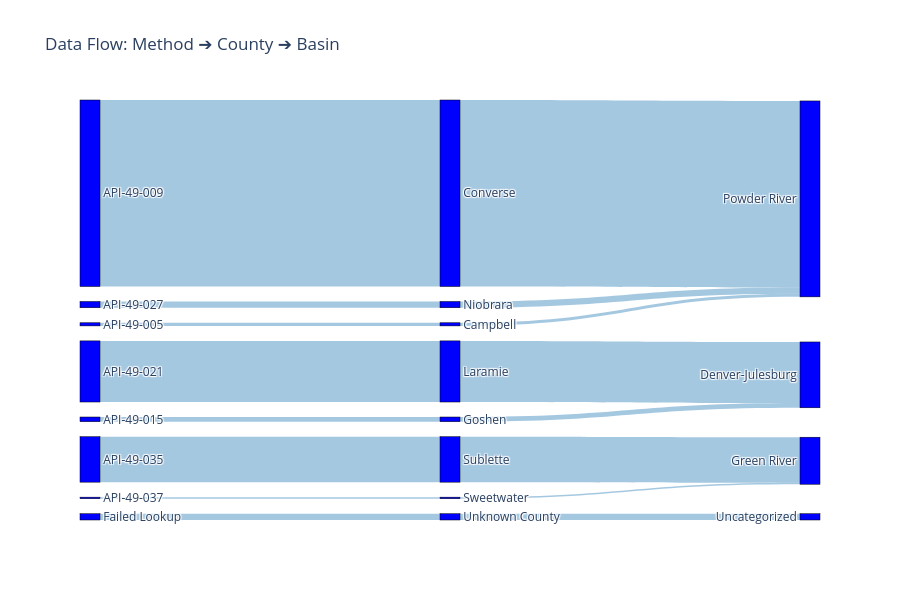

The cell this chart's notebook holds for it:
### Markdown cell above
### Analysis and Visualization
This final section loads all the tracking data from the Parquet files, processes it, and generates a Sankey diagram to visualize how files were categorized.

### Code cell
import polars as pl
import plotly.graph_objects as go

# 1. Load Data using Polars
all_tracking_files = list(LOG_DIR.glob('*.parquet'))

if not all_tracking_files:
    print("No tracking files found.")
else:
    # Load all parquet files into a single Polars DataFrame
    df = pl.read_parquet(sorted(all_tracking_files))

    # Fill nulls
    df = df.with_columns(
        pl.col('method').fill_null('Unknown Method'),
        pl.col('county').fill_null('Unknown County'),
        pl.col('basin').fill_null('Uncategorized')
    )

    # 2. Prepare Data for Sankey using Polars
    flow_1 = df.group_by(['method', 'county']).agg(pl.count().alias('count')).rename({'method': 'source', 'county': 'target', 'count': 'value'})
    flow_2 = df.group_by(['county', 'basin']).agg(pl.count().alias('count')).rename({'county': 'source', 'basin': 'target', 'count': 'value'})

    # 3. Create Node List
    unique_methods = [f"{m} (Method)" for m in flow_1['source'].unique().to_list()]
    
    # Combine unique counties from both flows
    county_set = set(flow_1['target'].unique().to_list() + flow_2['source'].unique().to_list())
    unique_counties = [f"{c} (County)" for c in county_set]
    
    unique_basins = [f"{b} (Basin)" for b in flow_2['target'].unique().to_list()]
    
    all_nodes = unique_methods + unique_counties + unique_basins
    node_map = {name: i for i, name in enumerate(all_nodes)}

    def get_node_idx(raw_name, category_suffix):
        return node_map.get(f"{raw_name} ({category_suffix})")

    # 4. Map Sources and Targets
    source_1 = flow_1['source'].apply(lambda x: get_node_idx(x, 'Method')).to_list()
    target_1 = flow_1['target'].apply(lambda x: get_node_idx(x, 'County')).to_list()
    value_1 = flow_1['value'].to_list()
    
    source_2 = flow_2['source'].apply(lambda x: get_node_idx(x, 'County')).to_list()
    target_2 = flow_2['target'].apply(lambda x: get_node_idx(x, 'Basin')).to_list()
    value_2 = flow_2['value'].to_list()

    final_sources = source_1 + source_2
    final_targets = target_1 + target_2
    final_values = value_1 + value_2

    # 5. Clean Labels for Display
    display_labels = [label.rsplit(' (', 1)[0] for label in all_nodes]

    # 6. Plot
    fig = go.Figure(data=[go.Sankey(
        node=dict(pad=15, thickness=20, line=dict(color="black", width=0.5), label=display_labels, color="blue"),
        link=dict(source=final_sources, target=final_targets, value=final_values, color='rgba(31, 119, 180, 0.4)')
    )])

    fig.update_layout(title_text="Data Flow: Method ➔ County ➔ Basin", font_size=12, height=600)
    fig.show()

### Figure 1 — Plotly figure (JSON) as saved in the notebook; plotly's stock layout.template omitted (floating-point values rounded to 4 significant figures)
{"data": [{"link": {"color": "rgba(31, 119, 180, 0.4)", "source": [0, 1, 2, 3, 4, 5, 6, 7, 12, 9, 10, 8, 13, 11, 15, 14], "target": [12, 9, 10, 8, 13, 11, 15, 14, 16, 16, 17, 17, 16, 18, 18, 19], "value": [2, 119, 3, 39, 4, 29, 1, 4, 2, 119, 3, 39, 4, 29, 1, 4]}, "node": {"color": "blue", "label": ["API-49-005", "API-49-009", "API-49-015", "API-49-021", "API-49-027", "API-49-035", "API-49-037", "Failed Lookup", "Laramie", "Converse", "Goshen", "Sublette", "Campbell", "Niobrara", "Unknown County", "Sweetwater", "Powder River", "Denver-Julesburg", "Green River", "Uncategorized"], "line": {"color": "black", "width": 0.5}, "pad": 15, "thickness": 20}, "type": "sankey"}], "layout": {"font": {"size": 12}, "height": 600, "title": {"text": "Data Flow: Method ➔ County ➔ Basin"}}}
